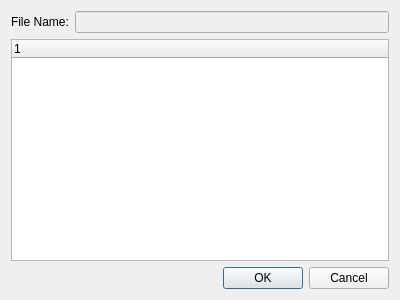
<?xml version="1.0" encoding="UTF-8"?>
<ui version="4.0">
 <class>NTowel42Utils::CSetMKVTags</class>
 <widget class="QDialog" name="NTowel42Utils::CSetMKVTags">
  <property name="geometry">
   <rect>
    <x>0</x>
    <y>0</y>
    <width>400</width>
    <height>300</height>
   </rect>
  </property>
  <property name="windowTitle">
   <string>Set Tags</string>
  </property>
  <layout class="QFormLayout" name="formLayout">
   <item row="0" column="0">
    <widget class="QLabel" name="label">
     <property name="text">
      <string>File Name:</string>
     </property>
    </widget>
   </item>
   <item row="0" column="1">
    <widget class="QLineEdit" name="fileName">
     <property name="enabled">
      <bool>false</bool>
     </property>
     <property name="readOnly">
      <bool>true</bool>
     </property>
    </widget>
   </item>
   <item row="1" column="0" colspan="2">
    <widget class="QTreeWidget" name="tags">
     <column>
      <property name="text">
       <string notr="true">1</string>
      </property>
     </column>
    </widget>
   </item>
   <item row="2" column="0" colspan="2">
    <widget class="QDialogButtonBox" name="buttonBox">
     <property name="orientation">
      <enum>Qt::Horizontal</enum>
     </property>
     <property name="standardButtons">
      <set>QDialogButtonBox::Cancel|QDialogButtonBox::Ok</set>
     </property>
    </widget>
   </item>
  </layout>
 </widget>
 <resources/>
 <connections>
  <connection>
   <sender>buttonBox</sender>
   <signal>accepted()</signal>
   <receiver>NTowel42Utils::CSetMKVTags</receiver>
   <slot>accept()</slot>
   <hints>
    <hint type="sourcelabel">
     <x>248</x>
     <y>254</y>
    </hint>
    <hint type="destinationlabel">
     <x>157</x>
     <y>274</y>
    </hint>
   </hints>
  </connection>
  <connection>
   <sender>buttonBox</sender>
   <signal>rejected()</signal>
   <receiver>NTowel42Utils::CSetMKVTags</receiver>
   <slot>reject()</slot>
   <hints>
    <hint type="sourcelabel">
     <x>316</x>
     <y>260</y>
    </hint>
    <hint type="destinationlabel">
     <x>286</x>
     <y>274</y>
    </hint>
   </hints>
  </connection>
 </connections>
</ui>
